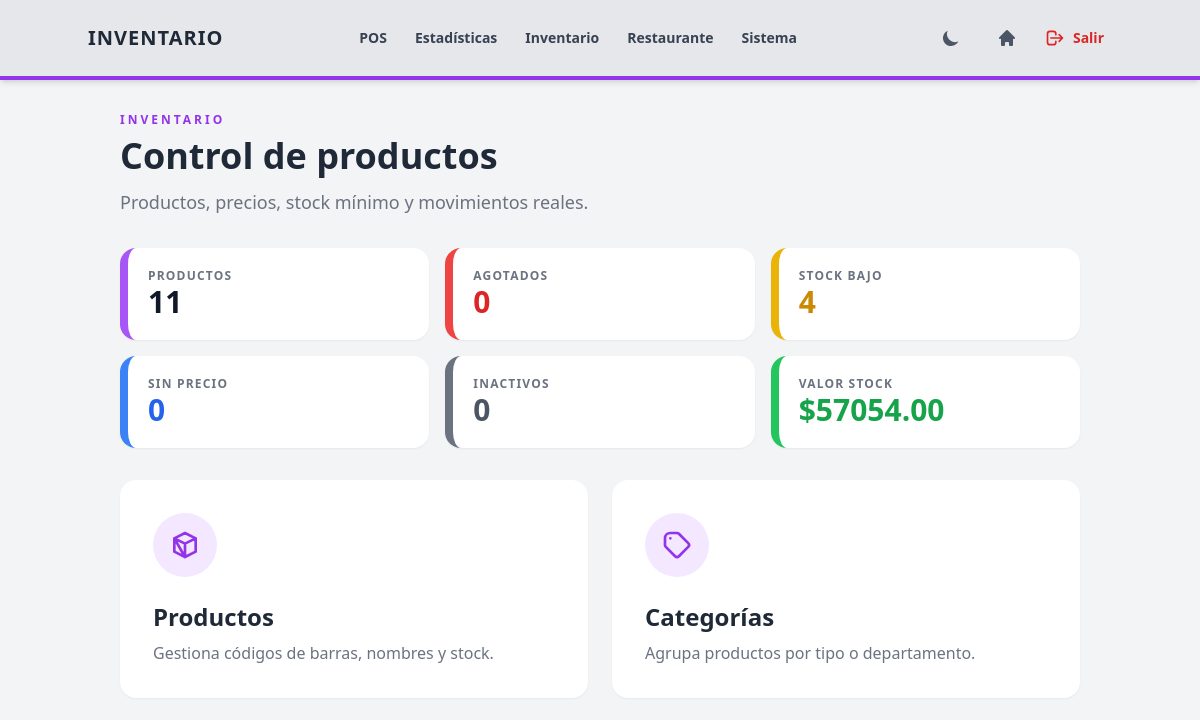
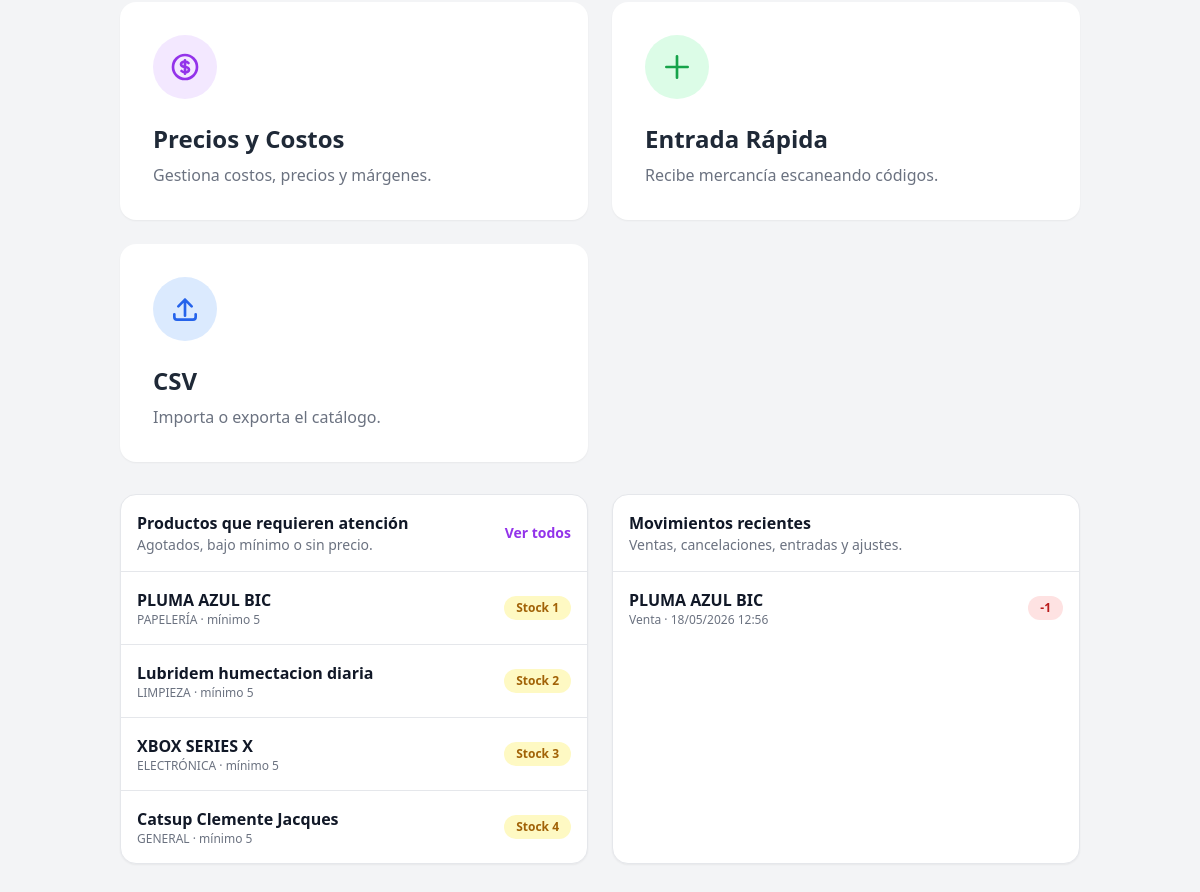
The app's page /inventario/ (signed in), older data (2 pictures, top to bottom).
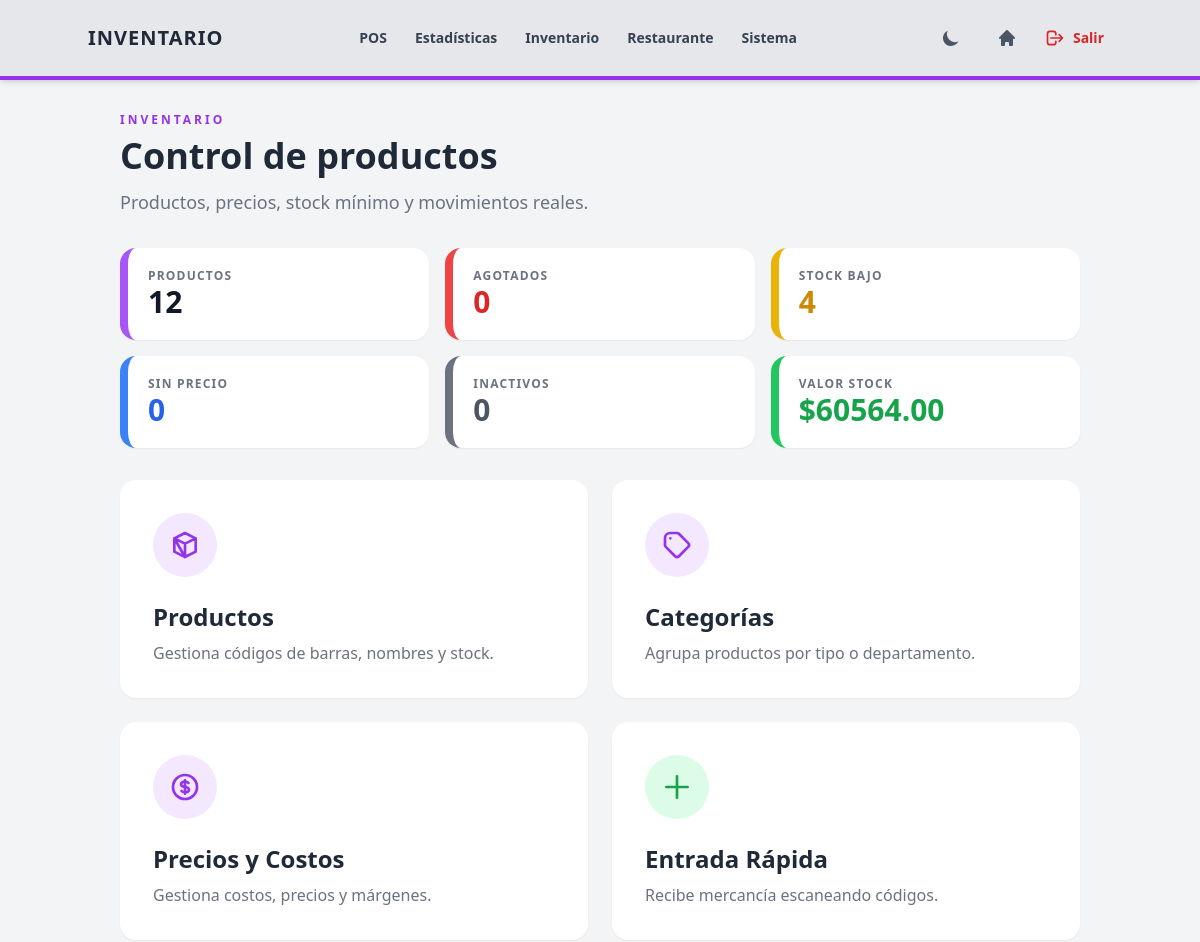
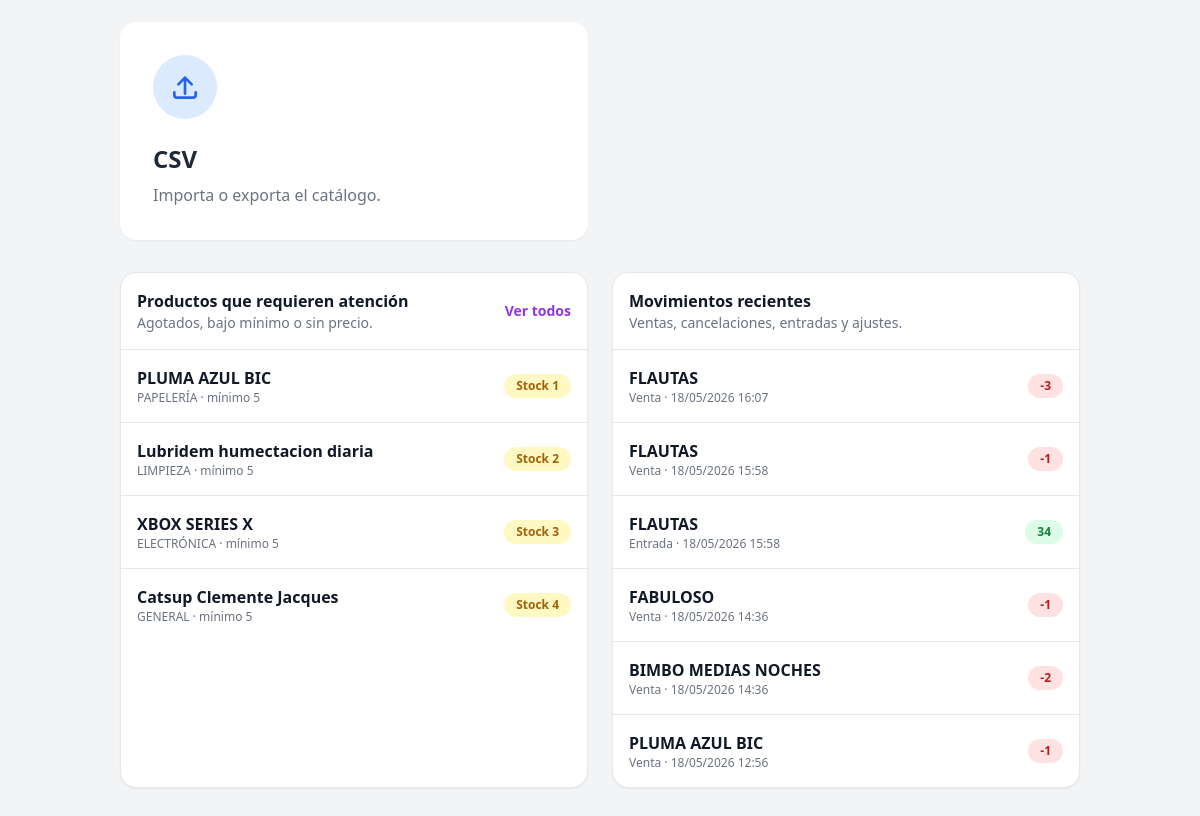
The same page, newer data (2 pictures, top to bottom).
### inventario/models.py (models this page shows, shortened)
class Producto(models.Model):
    codigo_barras = models.CharField(max_length=50, unique=True)
    nombre = models.CharField(max_length=200)
    categoria = models.ForeignKey(Categoria, on_delete=models.SET_NULL, null=True, related_name='productos')
    stock = models.IntegerField(default=0)
    stock_minimo = models.PositiveIntegerField(default=5)
    activo = models.BooleanField(default=True)
    class Meta:
        constraints = [
            models.CheckConstraint(condition=models.Q(stock__gte=0), name='producto_stock_no_negativo'),
            models.CheckConstraint(condition=models.Q(stock_minimo__gte=0), name='producto_stock_minimo_no_negativo'),
        ]

class Categoria(models.Model):
    nombre = models.CharField(max_length=100, unique=True)
    descripcion = models.TextField(blank=True, null=True)

class MovimientoInventario(models.Model):
    class Tipo(models.TextChoices):
        ENTRADA = 'ENTRADA', 'Entrada'
        VENTA = 'VENTA', 'Venta'
        CANCELACION = 'CANCELACION', 'Cancelación'
        AJUSTE = 'AJUSTE', 'Ajuste manual'
    producto = models.ForeignKey(Producto, on_delete=models.PROTECT, related_name='movimientos')
    tienda = models.ForeignKey('configuraciones.Tienda', on_delete=models.SET_NULL, null=True, blank=True)
    tipo = models.CharField(max_length=12, choices=Tipo.choices)
    cantidad = models.IntegerField()
    stock_antes = models.IntegerField()
    stock_despues = models.IntegerField()
    usuario = models.ForeignKey('auth.User', on_delete=models.SET_NULL, null=True, blank=True)
    venta = models.ForeignKey('ventas.Venta', on_delete=models.SET_NULL, null=True, blank=True, related_name='movimientos_inventario')
    motivo = models.TextField(blank=True)
    fecha = models.DateTimeField(auto_now_add=True)
    class Meta:
        ordering = ['-fecha', '-id']

### inventario/views/dashboard.py (the view)
# urls.py: path('', views.dashboard, name='inventario_dashboard'),
@login_required
@permission_required('configuraciones.ver_inventario', login_url='portal_principal')
def dashboard(request):
    contexto = _dashboard_context(request)
    return render(request, 'inventario/dashboard.html', contexto)

### configuraciones/utils.py (called while the page is built)
def get_tienda_principal():
    tienda, _ = Tienda.objects.get_or_create(
        codigo='PRINCIPAL',
        defaults={
            'nombre': 'Sucursal Principal',
            'direccion': '',
            'telefono': '',
            'activa': True,
        },
    )
    PuntoVenta.objects.get_or_create(
        tienda=tienda,
        codigo='CAJA-1',
        defaults={'nombre': 'Caja 1', 'activo': True},
    )
    return tienda

def get_perfil_usuario(user):
    tienda = get_tienda_principal()
    punto_venta = PuntoVenta.objects.filter(tienda=tienda, activo=True).order_by('id').first()
    perfil, _ = PerfilUsuario.objects.get_or_create(
        usuario=user,
        defaults={
            'tienda': tienda,
            'punto_venta': punto_venta,
            'puede_ver_todas_las_tiendas': bool(user.is_superuser),
        },
    )
    if perfil.punto_venta is None:
        perfil.punto_venta = PuntoVenta.objects.filter(tienda=perfil.tienda, activo=True).order_by('id').first()
        perfil.save(update_fields=['punto_venta'])
    return perfil

def get_tienda_actual(request):
    return get_perfil_usuario(request.user).tienda

### inventario/templates/inventario/dashboard.html (shortened to what this page needs)
{% extends 'base/base.html' %}
{% block content %}
<div class="mb-8">
    <p class="text-xs font-black uppercase tracking-[0.25em] text-purple-600 dark:text-purple-400 mb-2">Inventario</p>
    <h2 class="text-3xl sm:text-4xl font-black text-gray-800 dark:text-white mb-3">Control de productos</h2>
    <p class="text-gray-500 dark:text-gray-400 text-base sm:text-lg">Productos, precios, stock mínimo y movimientos reales.</p>
</div>
<section id="inventario-dashboard-tiempo-real" data-dashboard-live-url="{% url 'inventario_dashboard_live' %}">
    {% include 'inventario/partials/dashboard_contenido.html' %}
</section>
{% endblock %}

### inventario/templates/inventario/partials/dashboard_contenido.html (shortened to what the changed rows need)
<div class="grid grid-cols-1 sm:grid-cols-2 lg:grid-cols-3 gap-4 mb-8">
    <a href="{% url 'lista_inventario' %}" class="bg-white dark:bg-gray-800 p-5 rounded-2xl shadow-sm border-l-8 border-purple-500 hover:shadow-lg transition">
        <p class="text-gray-500 dark:text-gray-400 uppercase text-xs font-black tracking-widest">Productos</p>
        <p class="text-3xl font-black text-gray-900 dark:text-white">{{ total_productos }}</p>
    </a>
    <div class="bg-white dark:bg-gray-800 p-5 rounded-2xl shadow-sm border-l-8 border-green-500">
        <p class="text-gray-500 dark:text-gray-400 uppercase text-xs font-black tracking-widest">Valor stock</p>
        <p class="text-3xl font-black text-green-600 dark:text-green-400 break-words">${{ valor_inventario|floatformat:2 }}</p>
    </div>
</div>
<div class="grid grid-cols-1 lg:grid-cols-2 gap-6">
    <div class="bg-white dark:bg-gray-800 rounded-2xl border border-gray-200 dark:border-gray-700 shadow-sm overflow-hidden">
        <div class="divide-y divide-gray-200 dark:divide-gray-700">
            {% for producto in productos_alerta %}
            <div class="p-4 flex items-center justify-between gap-3">
                <div class="min-w-0">
                    <p class="font-black text-gray-900 dark:text-white truncate">{{ producto.nombre }}</p>
                    <p class="text-xs text-gray-500 dark:text-gray-400">{{ producto.categoria.nombre|default:"Sin categoría" }} · mínimo {{ producto.stock_minimo }}</p>
                </div>
                <div class="flex flex-col items-end gap-1 flex-shrink-0">
                    {% if producto.stock <= 0 %}
                        <span class="rounded-full bg-red-100 dark:bg-red-900/30 text-red-700 dark:text-red-300 px-3 py-1 text-xs font-black">Agotado</span>
                    {% elif producto.stock <= producto.stock_minimo %}
                        <span class="rounded-full bg-yellow-100 dark:bg-yellow-900/30 text-yellow-700 dark:text-yellow-300 px-3 py-1 text-xs font-black">Stock {{ producto.stock }}</span>
                    {% endif %}
                </div>
            </div>
            {% empty %}
            <div class="p-8 text-center text-gray-400 dark:text-gray-500 italic">Inventario sin alertas críticas.</div>
            {% endfor %}
        </div>
    </div>
    <div class="bg-white dark:bg-gray-800 rounded-2xl border border-gray-200 dark:border-gray-700 shadow-sm overflow-hidden">
        <div class="divide-y divide-gray-200 dark:divide-gray-700">
            {% for movimiento in movimientos_recientes %}
            <a href="{% url 'movimientos_producto' movimiento.producto.id %}" class="p-4 flex items-center justify-between gap-3 hover:bg-gray-50 dark:hover:bg-gray-700/50 transition">
                <div class="min-w-0">
                    <p class="font-black text-gray-900 dark:text-white truncate">{{ movimiento.producto.nombre }}</p>
                    <p class="text-xs text-gray-500 dark:text-gray-400">{{ movimiento.get_tipo_display }} · {{ movimiento.fecha|date:"d/m/Y H:i" }}</p>
                </div>
                <span class="rounded-full px-3 py-1 text-xs font-black flex-shrink-0 {% if movimiento.cantidad > 0 %}bg-green-100 text-green-700 dark:bg-green-900/30 dark:text-green-300{% else %}bg-red-100 text-red-700 dark:bg-red-900/30 dark:text-red-300{% endif %}">
                    {{ movimiento.cantidad|floatformat:0 }}
                </span>
            </a>
            {% empty %}
            <div class="p-8 text-center text-gray-400 dark:text-gray-500 italic">Aún no hay movimientos registrados.</div>
            {% endfor %}
        </div>
    </div>
</div>

Row changes from the older to the newer data that the page shows:
added MovimientoInventario: producto.nombre "FLAUTAS", tipo "Venta", fecha "18/05/2026 16:07", cantidad "-3"
added MovimientoInventario: producto.nombre "FLAUTAS", tipo "Venta", fecha "18/05/2026 15:58", cantidad "-1"
added MovimientoInventario: producto.nombre "FLAUTAS", tipo "Entrada", fecha "18/05/2026 15:58", cantidad "34"
added MovimientoInventario: producto.nombre "FABULOSO", tipo "Venta", fecha "18/05/2026 14:36", cantidad "-1"
added MovimientoInventario: producto.nombre "BIMBO MEDIAS NOCHES", tipo "Venta", fecha "18/05/2026 14:36", cantidad "-2"
Text that changed along with them:
{{ total_productos }}: "11" → "12"
{{ valor_inventario|floatformat:2 }}: "57054.00" → "60564.00"
